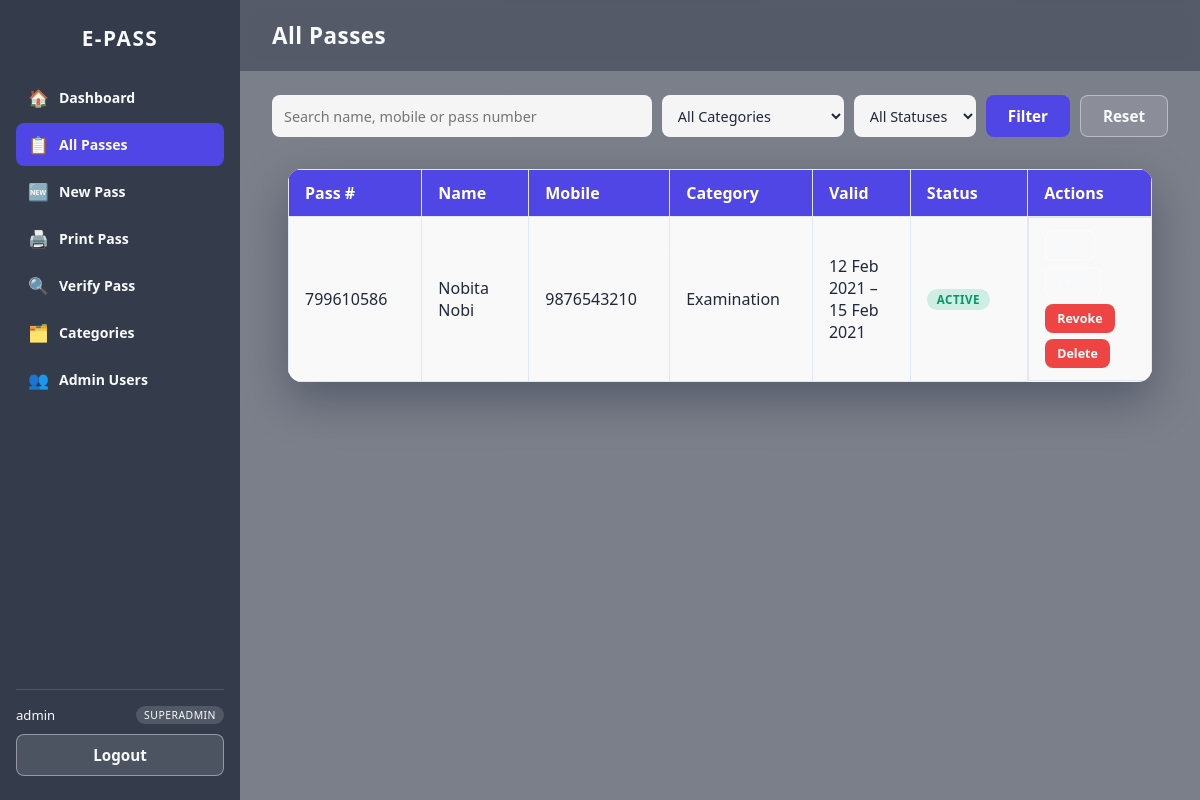
The app's page /Dashboard/Passes.php (signed in) with its own data.
### tables this page shows
CREATE TABLE `tblpass` (
  `ID` int(11) NOT NULL AUTO_INCREMENT,
  `PassNumber` int(10) NOT NULL,
  `Name` varchar(50) NOT NULL,
  `Mobile` varchar(15) NOT NULL,
  `email` varchar(80) NOT NULL,
  `IdentityType` varchar(50) NOT NULL,
  `IdentityCardNo` varchar(50) NOT NULL,
  `Category` varchar(50) NOT NULL,
  `FromDate` date NOT NULL,
  `ToDate` date NOT NULL,
  `Status` enum('active','revoked') NOT NULL DEFAULT 'active',
  `CreatedBy` int(11) DEFAULT NULL,
  `CreatedAt` timestamp NOT NULL DEFAULT CURRENT_TIMESTAMP,
  PRIMARY KEY (`ID`),
  UNIQUE KEY `uniq_pass_number` (`PassNumber`),
  KEY `idx_pass_mobile` (`Mobile`),
  KEY `idx_pass_status` (`Status`),
  CONSTRAINT `fk_pass_created_by` FOREIGN KEY (`CreatedBy`) REFERENCES `login` (`ID`) ON DELETE SET NULL
);

### includes/helpers.php (called while the page is built, shortened)
<?php
function e(?string $value): string
{
    return htmlspecialchars($value ?? '', ENT_QUOTES, 'UTF-8');
}
function formatDate(?string $date, string $format = 'd M Y'): string
{
    $dt = DateTime::createFromFormat('Y-m-d', $date);
    return $dt ? $dt->format($format) : e($date);
}

### includes/auth.php (called while the page is built, shortened)
<?php
function requireLogin(string $redirectTo = '../index.php'): array
{
    return currentAdmin($redirectTo);
}
function currentAdmin(string $redirectTo = '../index.php'): array
{
    global $pdo;
    $stmt = $pdo->prepare("SELECT * FROM login WHERE ID = ? AND Status = 'active' LIMIT 1");
    $stmt->execute([$_SESSION['uid']]);
    $row = $stmt->fetch();
    $admin = $row;
    return $admin;
}

### Dashboard/Passes.php (the view, shortened to what this page needs)
<?php
require_once __DIR__ . '/../includes/bootstrap.php';
$admin = requireLogin();
$q        = trim((string) ($_GET['q'] ?? ''));
$page     = max(1, (int) ($_GET['page'] ?? 1));
$perPage  = 15;
$where  = [];
$params = [];
$whereSql = $where ? ('WHERE ' . implode(' AND ', $where)) : '';
$countStmt = $pdo->prepare("SELECT COUNT(*) FROM tblpass $whereSql");
$countStmt->execute($params);
$total = (int) $countStmt->fetchColumn();
$totalPages = max(1, (int) ceil($total / $perPage));
$page = min($page, $totalPages);
$offset = ($page - 1) * $perPage;
$sql = "SELECT * FROM tblpass $whereSql ORDER BY CreatedAt DESC LIMIT $perPage OFFSET $offset";
$stmt = $pdo->prepare($sql);
$stmt->execute($params);
$passes = $stmt->fetchAll();
$pageTitle = 'All Passes';
$activeNav = 'passes';
require __DIR__ . '/../includes/layout_start.php';
?>
<form method="get" action="Passes.php" class="filter-bar">
	<input type="text" name="q" value="<?= e($q) ?>" placeholder="Search name, mobile or pass number">
	<select name="category">
		<option value="">All Categories</option>
	</select>
	<select name="status">
		<option value="">All Statuses</option>
	</select>
	<button type="submit" class="btn btn-primary">Filter</button>
	<a href="Passes.php" class="btn btn-ghost">Reset</a>
</form>
<div class="result-wrap" style="max-width:100%;">
	<table class="result-table data-table">
		<thead>
			<tr><th>Pass #</th><th>Name</th><th>Mobile</th><th>Category</th><th>Valid</th><th>Status</th><th>Actions</th></tr>
		</thead>
		<tbody>
		<?php foreach ($passes as $row): ?>
			<tr>
				<td><?= e((string) $row['PassNumber']) ?></td>
				<td><?= e($row['Name']) ?></td>
				<td><?= e($row['Mobile']) ?></td>
				<td><?= e($row['Category']) ?></td>
				<td><?= formatDate($row['FromDate']) ?> &ndash; <?= formatDate($row['ToDate']) ?></td>
				<td><span class="badge badge-<?= $row['Status'] === 'active' ? 'active' : 'revoked' ?>"><?= e($row['Status']) ?></span></td>
				<td class="actions-cell">
					<a href="NewPass.php?id=<?= (int) $row['ID'] ?>" class="btn btn-ghost btn-sm">Edit</a>
					<a href="PrintPass.php?passnum=<?= (int) $row['PassNumber'] ?>" class="btn btn-ghost btn-sm">Print</a>
					<form method="POST" action="Passes.php" class="inline-form" data-confirm="<?= $row['Status'] === 'active' ? 'Revoke this pass?' : 'Reactivate this pass?' ?>">
						<button type="submit" name="toggle_status" value="1" class="btn btn-sm <?= $row['Status'] === 'active' ? 'btn-danger' : 'btn-accent' ?>"><?= $row['Status'] === 'active' ? 'Revoke' : 'Reactivate' ?></button>
					</form>
					<form method="POST" action="Passes.php" class="inline-form" data-confirm="Delete this pass permanently?">
						<button type="submit" name="delete" value="1" class="btn btn-sm btn-danger">Delete</button>
					</form>
				</td>
			</tr>
		<?php endforeach; ?>
		</tbody>
	</table>
</div>
<?php require __DIR__ . '/../includes/layout_end.php'; ?>

### includes/layout_start.php (shortened to what this page needs)
<?php
$navItems = [
    'dashboard'  => ['label' => 'Dashboard',   'icon' => '🏠', 'href' => 'Dashboard.php'],
    'passes'     => ['label' => 'All Passes',  'icon' => '📋', 'href' => 'Passes.php'],
    'new-pass'   => ['label' => 'New Pass',    'icon' => '🆕', 'href' => 'NewPass.php'],
    'print-pass' => ['label' => 'Print Pass',  'icon' => '🖨️', 'href' => 'PrintPass.php'],
    'view-pass'  => ['label' => 'Verify Pass', 'icon' => '🔍', 'href' => 'ViewPass.php'],
    'category'   => ['label' => 'Categories',  'icon' => '🗂️', 'href' => 'AddCategory.php'],
];
if (($admin['Role'] ?? '') === 'superadmin') {
    $navItems['admins'] = ['label' => 'Admin Users', 'icon' => '👥', 'href' => 'AdminUsers.php'];
}
?>
<!DOCTYPE html>
<html lang="en">
<head>
<link rel="stylesheet" href="../assets/css/style.css">
</head>
<body class="bg-cover bg-app">
<div class="app-shell">
	<aside class="sidebar" id="sidebar">
		<div class="sidebar-brand">E-PASS</div>
		<nav class="sidebar-nav">
			<?php foreach ($navItems as $key => $item): ?>
			<a href="<?= e($item['href']) ?>" class="sidebar-link<?= $activeNav === $key ? ' active' : '' ?>">
				<span class="icon" aria-hidden="true"><?= $item['icon'] ?></span><?= e($item['label']) ?>
			</a>
			<?php endforeach; ?>
		</nav>
		<div class="sidebar-footer">
			<div class="sidebar-user">
				<?= e($admin['user'] ?? '') ?>
				<span class="role-badge"><?= e($admin['Role'] ?? '') ?></span>
			</div>
			<a href="Logout.php" class="btn btn-ghost btn-block">Logout</a>
		</div>
	</aside>
	<main class="app-main">
		<header class="app-topbar"><h1><?= e($pageTitle) ?></h1></header>
		<div class="app-content">

### assets/css/style.css (style rules this page uses)
:root { --color-primary: #4f46e5; --color-primary-dark: #4338ca; --color-accent: #06b6d4; --color-text: #1e293b; --color-text-light: #f8fafc; --color-card-bg: rgba(15, 23, 42, .55); --radius: 14px; --shadow: 0 18px 45px rgba(15, 23, 42, .35); --transition: .2s ease; }
* { margin: 0; padding: 0; box-sizing: border-box; }
body { font-family: "Segoe UI", Roboto, Helvetica, Arial, sans-serif; color: var(--color-text-light); min-height: 100vh; }
.bg-cover { background-size: cover; background-position: center; background-repeat: no-repeat; background-attachment: fixed; min-height: 100vh; }
.bg-app { background-image: linear-gradient(rgba(15, 23, 42, .55), rgba(15, 23, 42, .55)), url("/Images/gradiant.jpg"); }
.btn { display: inline-block; border: none; border-radius: 8px; padding: 10px 22px; font-size: .95rem; font-weight: 600; font-family: inherit; cursor: pointer; text-decoration: none; text-align: center; transition: transform var(--transition), box-shadow var(--transition), background var(--transition); }
.btn-block { display: block; width: 100%; margin-top: 8px; }
.btn-primary { background: var(--color-primary); color: #fff; }
.btn-ghost { background: rgba(255, 255, 255, .12); color: var(--color-text-light); border: 1px solid rgba(255, 255, 255, .4); }
.result-wrap { max-width: 640px; margin: 32px auto; padding: 0 16px; }
.result-table { width: 100%; border-collapse: collapse; background: rgba(255, 255, 255, .95); color: var(--color-text); border-radius: var(--radius); overflow: hidden; box-shadow: var(--shadow); }
.result-table th, .result-table td { padding: 12px 16px; border: 1px solid #e2e8f0; text-align: left; }
.result-table th { background: var(--color-primary); color: #fff; width: 220px; }
.app-shell { display: flex; min-height: 100vh; }
.sidebar { width: 240px; flex-shrink: 0; background: rgba(15, 23, 42, .65); backdrop-filter: blur(8px); display: flex; flex-direction: column; padding: 24px 16px; position: sticky; top: 0; height: 100vh; overflow-y: auto; }
.sidebar-brand { font-size: 1.3rem; font-weight: 700; letter-spacing: 1.5px; text-align: center; margin-bottom: 24px; }
.sidebar-nav { flex: 1; display: flex; flex-direction: column; gap: 4px; }
.sidebar-link { display: flex; align-items: center; gap: 10px; padding: 10px 12px; border-radius: 8px; color: var(--color-text-light); text-decoration: none; font-weight: 600; font-size: .88rem; transition: background var(--transition); }
.sidebar-link .icon { font-size: 1.05rem; }
.sidebar-link.active { background: var(--color-primary); }
.sidebar-footer { margin-top: 16px; border-top: 1px solid rgba(255, 255, 255, .15); padding-top: 16px; }
.sidebar-user { font-size: .82rem; margin-bottom: 10px; display: flex; align-items: center; justify-content: space-between; gap: 8px; }
.role-badge { background: rgba(255, 255, 255, .15); padding: 2px 8px; border-radius: 999px; font-size: .65rem; text-transform: uppercase; letter-spacing: .5px; }
.app-main { flex: 1; min-width: 0; }
.app-topbar { padding: 20px 32px; background: rgba(15, 23, 42, .35); backdrop-filter: blur(4px); }
.app-topbar h1 { font-size: 1.4rem; letter-spacing: .5px; }
.app-content { padding: 24px 32px 48px; }
.filter-bar { display: flex; flex-wrap: wrap; gap: 10px; margin-bottom: 20px; }
.filter-bar input, .filter-bar select { padding: 10px 12px; border: none; border-radius: 8px; background: rgba(255, 255, 255, .92); font-family: inherit; font-size: .9rem; color: var(--color-text); }
.filter-bar input { flex: 1; min-width: 200px; }
.badge { display: inline-block; padding: 3px 10px; border-radius: 999px; font-size: .72rem; font-weight: 700; text-transform: uppercase; letter-spacing: .5px; }
.badge-active { background: rgba(16, 185, 129, .18); color: #059669; }
.btn-sm { padding: 6px 12px; font-size: .78rem; }
.btn-danger { background: #ef4444; color: #fff; }
.actions-cell { display: flex; flex-wrap: wrap; gap: 6px; align-items: center; }
.inline-form { display: inline-flex; margin: 0; }

### records on screen
tblpass: PassNumber "799610586", Name "Nobita Nobi", Mobile "9876543210", Category "Examination", FromDate "12 Feb 2021", ToDate "15 Feb 2021", Status "ACTIVE", shows "Revoke"

### other values on screen
$item['icon'] "🏠"
$item['label'] "Dashboard"
$item['icon'] "📋"
$item['label'] "All Passes"
$item['icon'] "🆕"
$item['label'] "New Pass"
$item['icon'] "🖨️"
$item['label'] "Print Pass"
$item['icon'] "🔍"
$item['label'] "Verify Pass"
$item['icon'] "🗂️"
$item['label'] "Categories"
$item['icon'] "👥"
$item['label'] "Admin Users"
$admin['user'] "admin"
